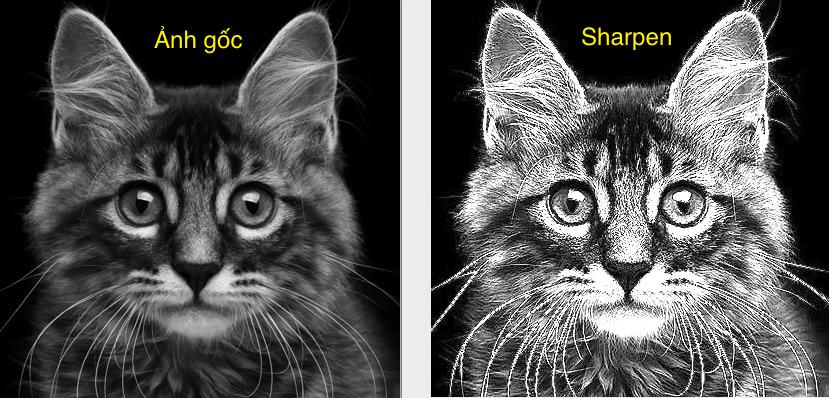
#> input picture part1_synthetic/cat.png, 829 x 398 px
$ python hight_low_filter.py
#> lines starting #> are read from the running program, lines starting #| are printed output that depends on the picture
import cv2
import numpy as np
from matplotlib import pyplot as plt

img = cv2.imread('cat.png',0)
#> img: shape (398, 829); min 0, max 255, mean 82.9
f = np.fft.fft2(img) # bien đổi tần số thành mảng phức tạp
fshift = np.fft.fftshift(f)
rows, cols = img.shape
#> rows = 398; cols = 829
crow,ccol = rows/2 , cols/2
#> crow = 199; ccol = 414.5
(fshift[int(crow-30):int(crow+30),int(ccol-30):int(ccol+30)]) = 0 # lọc thông thấp thông cao tùy thuộc vào việc thay đổi
f_ishift = np.fft.ifftshift(fshift)                                # giá trị cao gần tâm =0 , thấp xa tâm =0
img_back = np.fft.ifft2(f_ishift)
img_back = np.abs(img_back)
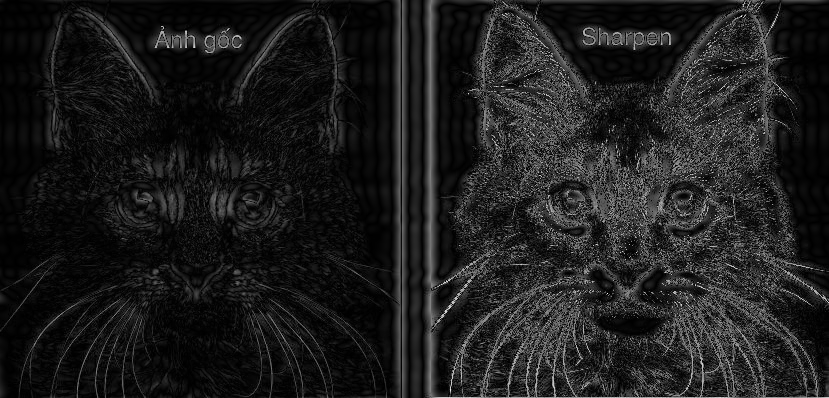
#> img_back: shape (398, 829) float64; min 0.00212, max 248.1, mean 29.7

plt.subplot(131),plt.imshow(img, cmap = 'gray')
plt.title('Input Image'), plt.xticks([]), plt.yticks([])
plt.subplot(132),plt.imshow(img_back, cmap = 'gray')
plt.title('Image after HPF'), plt.xticks([]), plt.yticks([])
#plt.subplot(133),plt.imshow(img_back)
#plt.title('Result in JET'), plt.xticks([]), plt.yticks([])
plt.show()
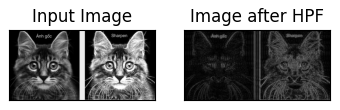
#> figure drawn by matplotlib, 2 panels
